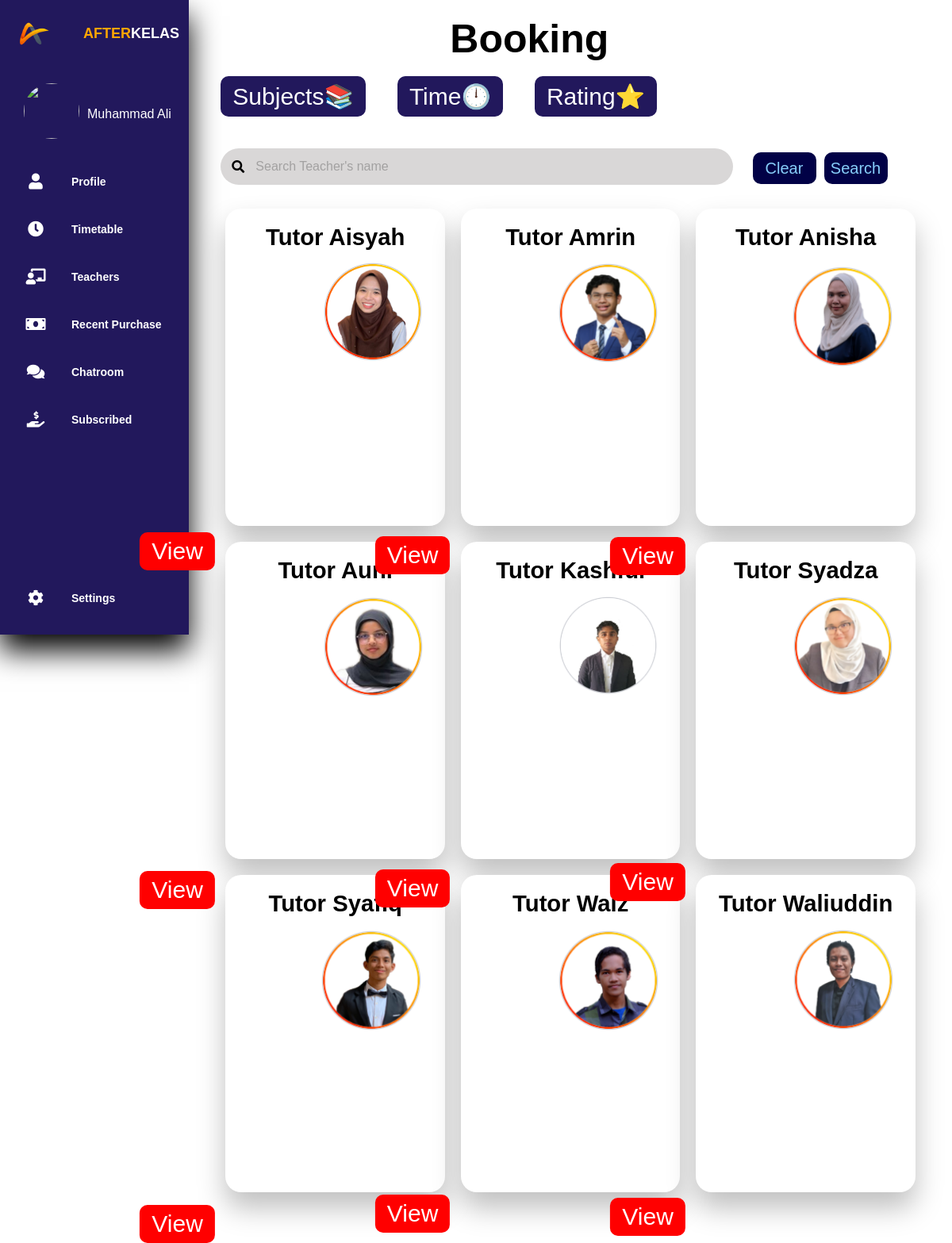
Screenshot of /booking.php with the database file from the repository.
### tables this page shows
CREATE TABLE `teachers` (
  `id` mediumint(9) NOT NULL,
  `name` varchar(100) NOT NULL,
  `subject` varchar(100) NOT NULL,
  `description` varchar(400) DEFAULT NULL
);

### booking.php (the view, shortened to what this page needs)
<?php
include "db_conn.php";
?>
<span style="font-family: verdana, geneva, sans-serif;">
<!DOCTYPE html>
<html lang="en">
<head>
    <link rel="stylesheet" href="login.css">
    <link rel="stylesheet" href="https://cdnjs.cloudflare.com/ajax/libs/font-awesome/5.15.4/css/all.min.css" />
</head>
<body>
    <div class="container">
        <nav>
            <ul>
                <li><a href="#" class="logo">
                    <img src="logoafterkelas.png"  alt="">
                    <span class="nav-item"><span class="titlecolor">After</span>kelas</span>
                </a></li>
                <li>
                    <div class="profile-box">
                        <img src="ali.png" class="pfp">
                        <span class="nama">Muhammad Ali</span>
                    </div>
                </li>
                <li><a href="profile.php">
                    <i class="fas fa-user"></i>
                    <span class="nav-item">Profile</span>
                </a></li>
                <li><a href="timetable.php">
                    <i class="fas fa-clock"></i>
                    <span class="nav-item">Timetable</span>
                </a></li>
                <li><a href="booking.php">
                    <i class="fas fa-chalkboard-teacher"></i>
                    <span class="nav-item">Teachers</span>
                </a></li>
                <li><a href="#">
                    <i class="fas fa-money-bill"></i>
                    <span class="nav-item">Recent Purchase</span>
                </a></li>
                <li><a href="#">
                    <i class="fas fa-comments"></i>
                    <span class="nav-item">Chatroom</span>
                </a></li>
                <li><a href="#">
                    <i class="fas fa-hand-holding-usd"></i>
                    <span class="nav-item">Subscribed</span>
                </a></li>
                <li><a href="#" class="Setting">
                    <i class="fas fa-cog"></i>
                    <span class="nav-item">Settings</span>
                </a></li>
            </ul>
        </nav>
        <section class="main">
            <div class="main-top">
                <h1>Booking</h1>
            </div><br><br>
            <div class="main-skills">
                <div class="buttons">
                    <div class="dropdown">
                        <button>Subjects📚</button>
                    </div><br>
                    <div class="dropdown">
                        <button>Time🕛</button>
                    </div>
                    <div class="dropdown">
                        <button>Rating⭐</button>
                    </div>
                </div>
                <form class="search-form">
                    <div class="search">
                        <i class="fas fa-search"></i>
                        <input class="search-input" type="search" placeholder="Search Teacher's name">
                    </div>
                        <button type="reset" class="clear-button">Clear</button>
                        <button type="submit" class="search-button">Search</button>
                </form>
                <div class="teachers">
                    <?php
                    $sql = "SELECT * FROM teachers order by name;";
                    $result = mysqli_query($conn, $sql);
                    if (mysqli_num_rows($result) > 0) {
                    while($row = mysqli_fetch_array($result))
                    {
                    ?>
                    <div class="teacher">
                        <h3><?php echo $row['name']?></h3>
                        <img src="image<?php echo $row['id'];?>.png">
                        <a href="#" onclick="togglePopup<?php echo $row['id'];?>()"><button>View</button></a>
                    </div>
                    <?php
                    }
                    } else {
                    ?>
                    <div class="teacher">
                        <h3>No teacher record</h3>
                    </div>
                    <?php
                    }
                    ?>
                </div>
            </div>
        </section>
    </div>
</body>
</html></span>

### login.css (style rules this page uses)
* { margin:0; padding:0; outline:none; border:none; text-decoration:none; box-sizing:border-box; font-family:"Poppins",sans-serif; }
body { background: white; }
.container { display:flex; }
.pfp { width:70px; border-radius: 50%; margin: 20px; }
.nama { position:relative; top:50px; right:10px; color:white; }
.profile-box { text-align:center; display:flex; margin:10px 0 0 10px; }
nav { position:sticky; top:0; bottom:0; height:100vh; Left:0; background:#22185C; width:300px; overflow:hidden; box-shadow:0 20px 35px black; }
.logo { text-align:center; display:flex; margin:10px 0 0 10px; }
.logo img { width:45px; height:45px; border-radius:20%; }
.logo span { font-weight:bold; padding-left:15px; font-size:18px; text-transform:uppercase; }
nav a { position:relative; color:white; font-size:14px; display:table; width:280px; padding:10px; font-weight:bold; }
nav .fas { position:relative; width:70px; height:40px; top:14px; font-size:20px; text-align:center; }
.nav-item { position:relative; top:12px; margin-left:10px; }
.Setting { position:absolute; bottom: 20px;; }
.main { position:relative; padding:20px; width:100%; }
.main-top { display:flex; width:100%; }
.main-top h1 { position:absolute; right:45%; font-size:50px; color:black; }
.main-skills { display: flex; flex-direction: column; padding-top: 20px; }
.main-skills .buttons { display: flex; position: sticky; }
.dropdown { display:inline-block; margin:10px; padding:10px; }
.dropdown button { background:#22185C; color:white; border-radius: 10px; padding:8px 15px; font-size: 30px; position:relative; cursor:pointer; }
.main-skills .teachers { display: flex; flex-wrap: wrap; width:100%; align-items: center; justify-content: center }
.main-skills .teacher { width:30%; height:50vh; font-size:25px; margin:10px; background:white; border-radius:20px; padding:10px; box-shadow:0 20px 35px rgba(0,0,0,0.25); }
.main-skills .teacher h3 { text-align:center; margin:10px; text-transform:capitalize; }
.main-skills .teacher button { top: 50%; left: 50%; transform: translate(-125%, 400%); font-size:30px; background:red; color:white; padding:7px 15px; border-radius:10px; margin-top:15px; cursor:pointer; }
.teacher img { margin-left:100px; }
.teachers img { float:left; display:block; width:150px; border-radius:50%; }
.search { --padding:14px; width:max-content; display:flex; width:70%; margin:20px; align-items:center; padding:var(--padding); border-radius:28px; background:rgb(217, 215, 215); }
.search-input { font-size:16px; color:darkslategrey; margin-left:var(--padding); outline:none; border:none; background:transparent; }
.search-input::placeholder { color:rgba(0,0,0,0.25); }
.search-form { display: flex; }
.clear-button { margin:5px; width:80px; font-size: 20px; height:40px; transform:translate(0%,50%); color:lightskyblue; background-color: rgb(1, 1, 70); border-radius: 10px; }
.search-button { margin:5px; width:80px; font-size: 20px; height:40px; transform:translate(0%,50%); color:lightskyblue; background-color: rgb(1, 1, 70); border-radius: 10px; }
.card-booking h4,form { display:inline; }
.titlecolor { color:orange; }

### rows the page displays
teachers: name "Tutor Aisyah", shows a picture
teachers: name "Tutor Amrin", shows a picture
teachers: name "Tutor Anisha", shows a picture
teachers: name "Tutor Auni", shows a picture
teachers: name "Tutor Kashful", shows a picture
teachers: name "Tutor Syadza", shows a picture
teachers: name "Tutor Syafiq", shows a picture
teachers: name "Tutor Waiz", shows a picture
teachers: name "Tutor Waliuddin", shows a picture
